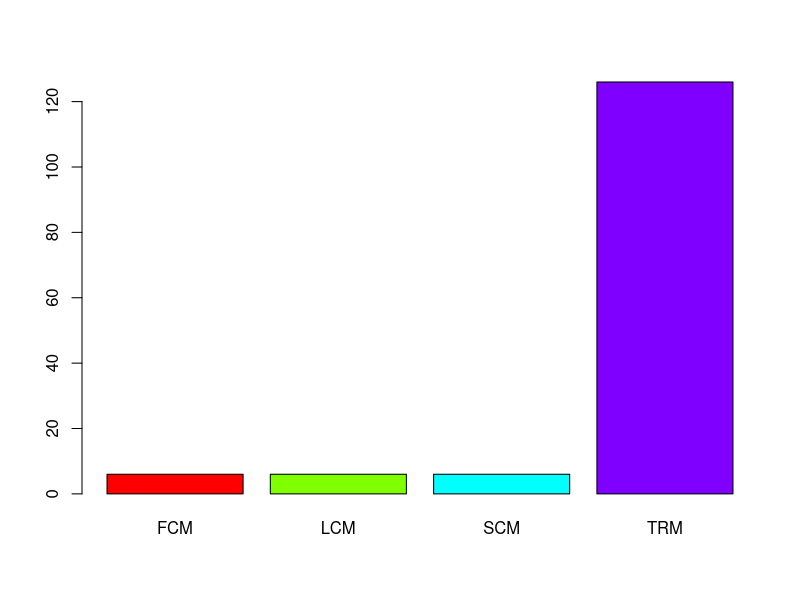
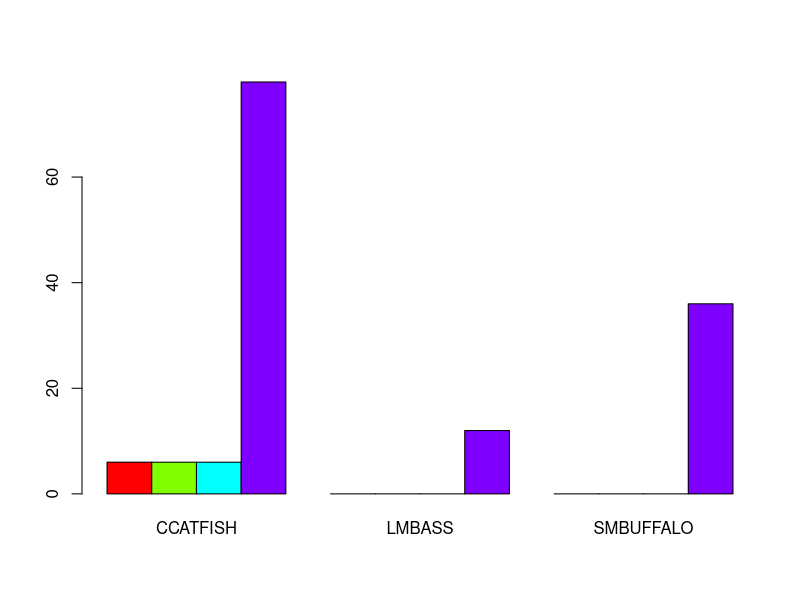
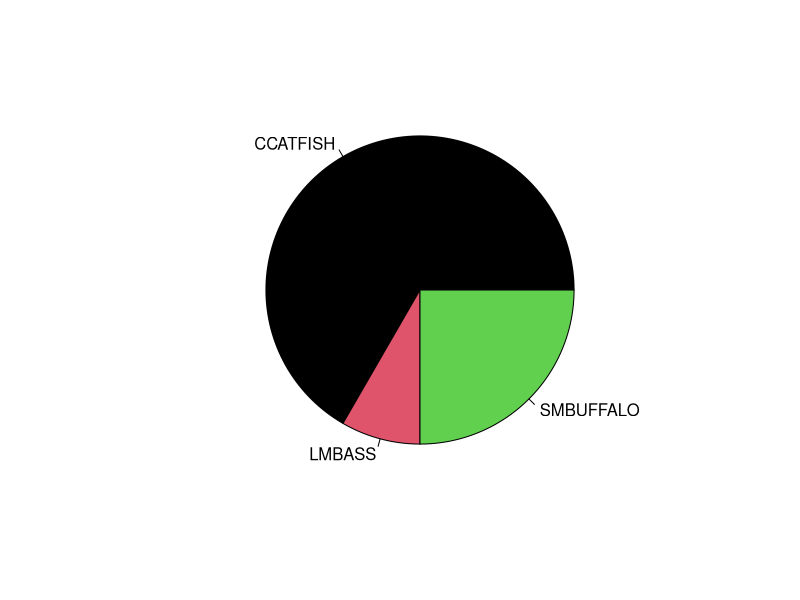
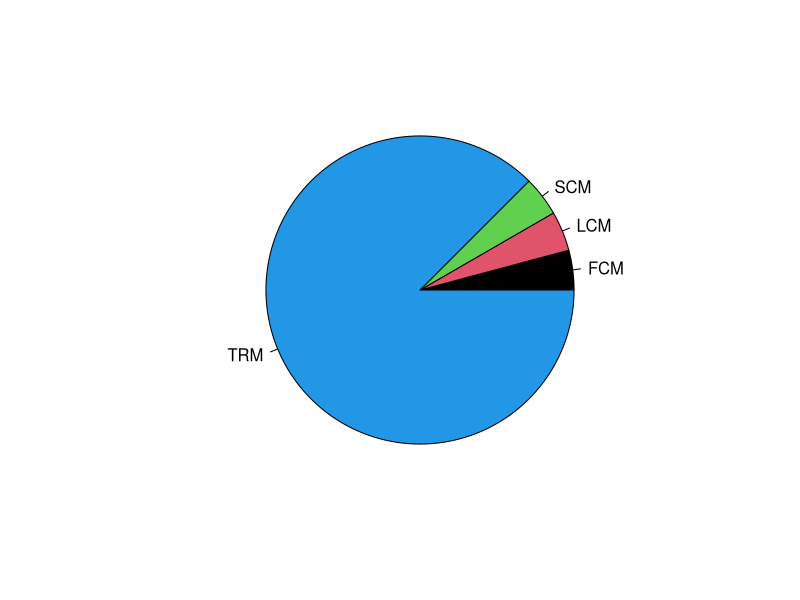
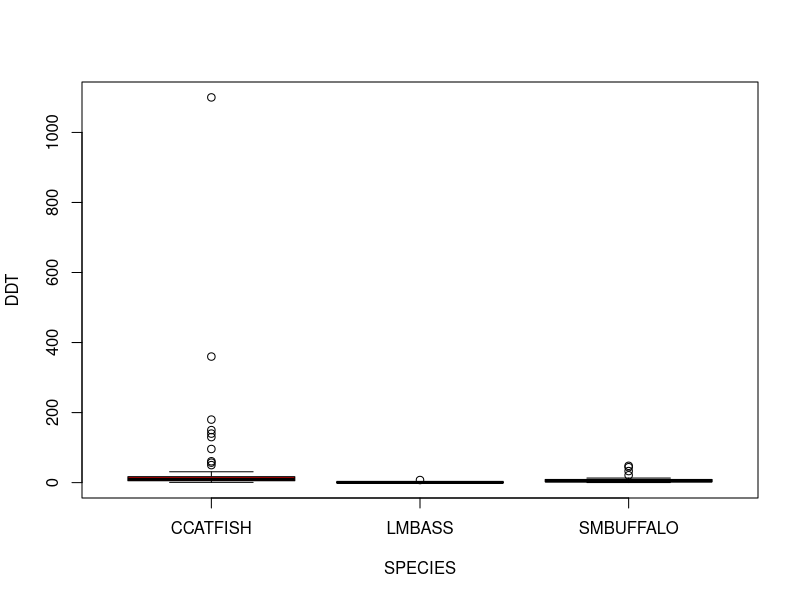
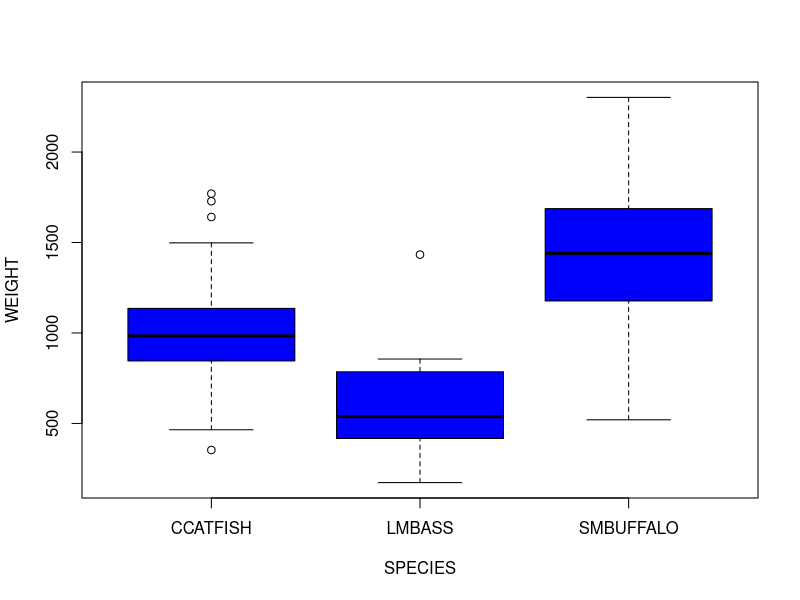
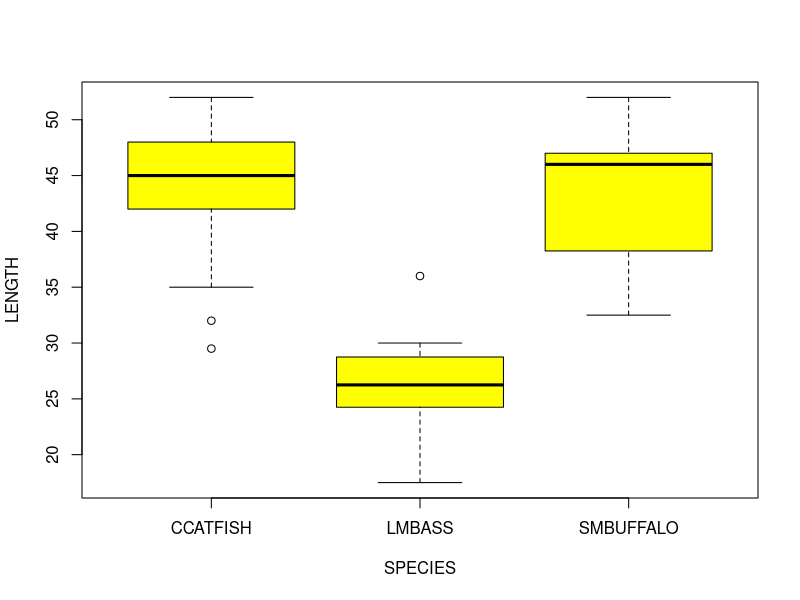
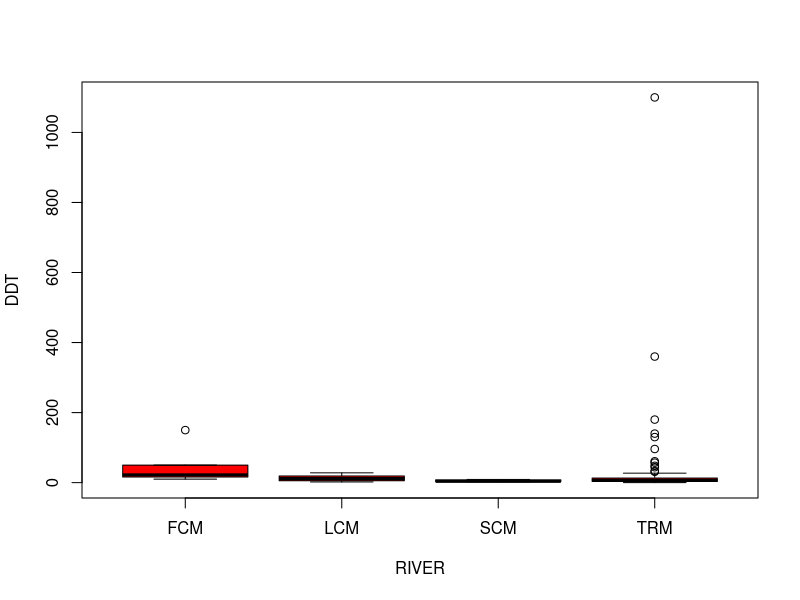

The R script that drew these images, in order:
## ---- chunk 1
knitr::opts_chunk$set(echo = TRUE)
## ---- chunk 2
getwd()
## ---- chunk 3
ddt = read.csv("DDT.csv")
head(ddt)
## ---- chunk 4
library(data.table, warn.conflicts = FALSE)
dt <- as.data.table(ddt)
class(dt)

#Qualitative Data
#RIVERS, SPECIES
tab <-list("RIVER", "SPECIES")
tab

#Quantitative Data
#MILES, LENGTH, WEIGHT, DDT
tab <- list("MILES", "LENGTH", "WEIGHT", "DDT")
tab

#Number of Species
tab <- table(ddt$SPECIES)
addmargins(tab)
tab

#Subset = LMBASS WEIGHT > 800g
tab <- dt[SPECIES == "LMBASS" & WEIGHT > 800,]
tab

#Subset = SCM DDT > 4.0
tab <- dt[RIVER == "SCM" & DDT > 4.0,]
tab

## ---- chunk 5
mean(ddt$LENGTH)
## ---- chunk 6
sd(ddt$WEIGHT)
## ---- chunk 7
#Yes
print(1)
## ---- chunk 8
#20/20
print(1)
## ---- chunk 9
sp=with(ddt,table(RIVER))
addmargins(sp)
sp
barplot(sp, col = rainbow(4))

spriv=with(ddt,table(RIVER,SPECIES))
addmargins(spriv)
spriv
barplot(spriv, beside = TRUE, col = rainbow(4))
## ---- chunk 10
sp=with(ddt,table(SPECIES))
rv=with(ddt,table(RIVER))
pie(sp,col=1:4)
pie(rv,col=1:4)
## ---- chunk 11
boxplot(DDT~SPECIES,col="Red",data=ddt)
boxplot(WEIGHT~SPECIES,col="Blue",data=ddt)
boxplot(LENGTH~SPECIES,col="Yellow",data=ddt)

boxplot(DDT~RIVER,col="Red",data=ddt)
boxplot(WEIGHT~RIVER,col="Blue",data=ddt)
boxplot(LENGTH~RIVER,col="Yellow",data=ddt)


## ---- chunk 12
#embellish the plot with species using color using 'ifelse(test,yes,no)'
fishcol=with(ddt,ifelse(SPECIES=="CCATFISH","Red",
                        ifelse(SPECIES=="SMBUFFALO","Blue","Green")))

#River col
rivcol=with(ddt, ifelse(RIVER=="FCM","Red",
                        ifelse(RIVER=="LCM","Blue",
                               ifelse(RIVER=="SCM","Green","Black"))))

coplot(LENGTH~WEIGHT|SPECIES,data=ddt, col = fishcol)
coplot(DDT~WEIGHT|RIVER,data=ddt, col = rivcol)

## ---- chunk 13
library(dplyr)
library(ggplot2)
ddt %>% ggplot(aes(x=SPECIES,y=WEIGHT,fill=RIVER)) + geom_boxplot() + ggtitle("Averi Bates FALL2022")
ddt %>% ggplot(aes(x=RIVER,y=LENGTH,fill=SPECIES)) + geom_violin() + ggtitle("Averi Bates FALL2022")
ddt %>% ggplot(aes(x=LENGTH,y=WEIGHT,fill=SPECIES,  color=SPECIES)) + geom_point() + ggtitle("Averi Bates FALL2022")


